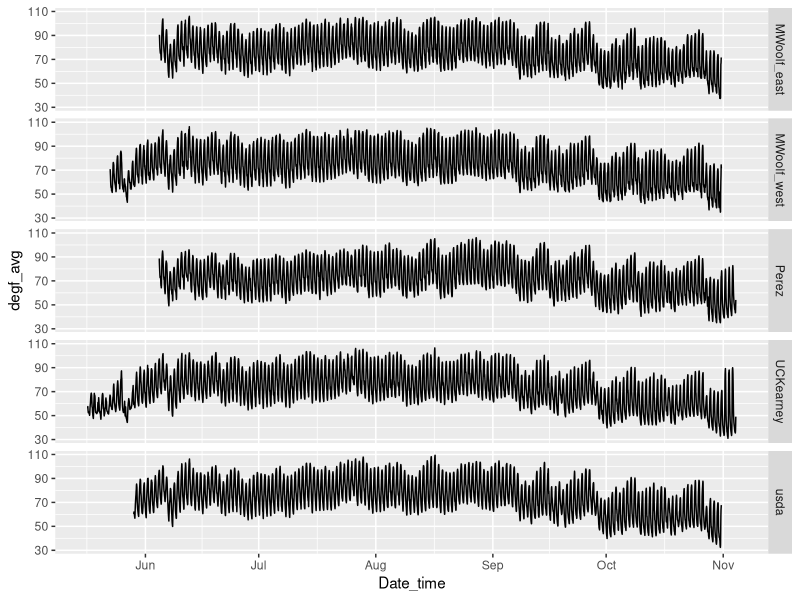
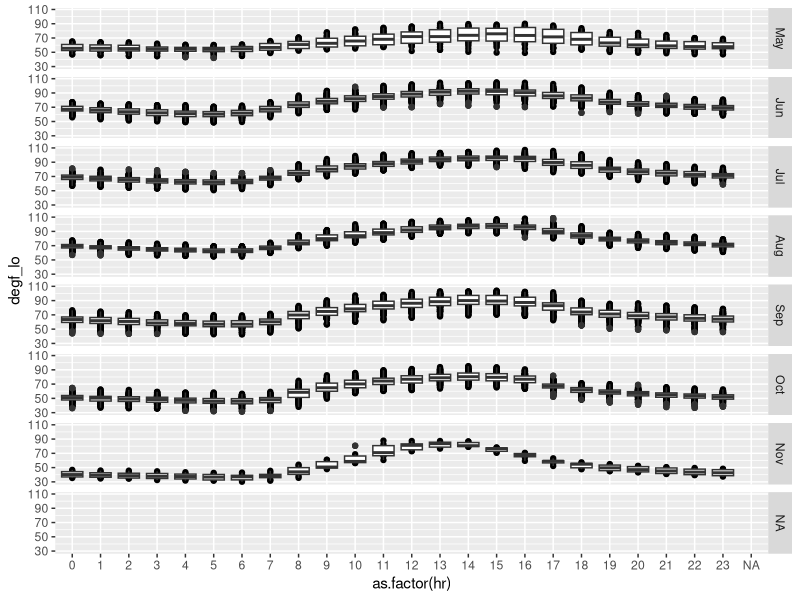
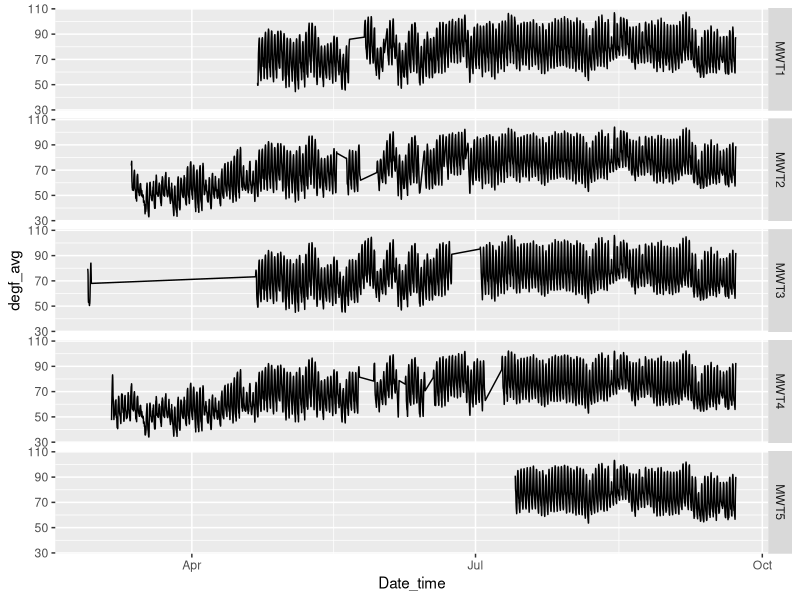
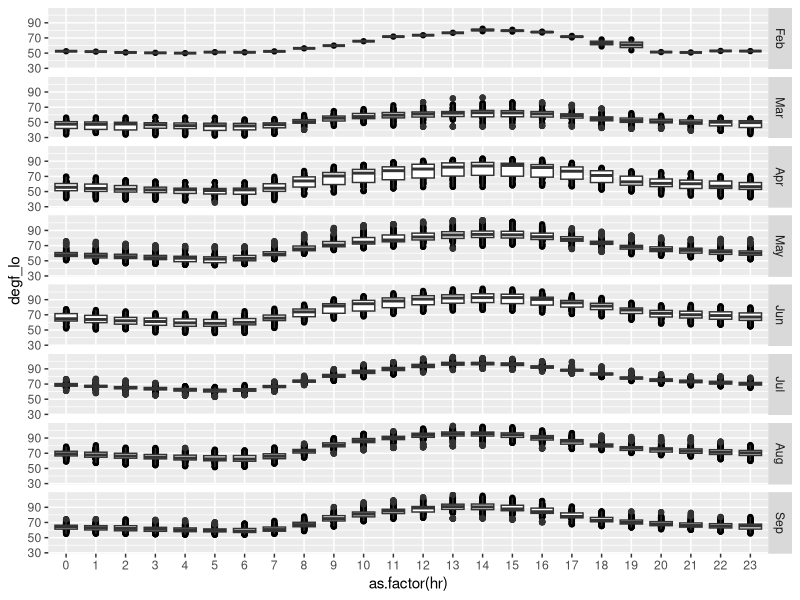

The R source for these figures, in order:
#===========================================================================#
# script1_temperature_variation.R
# 
# Examine variation in nightly temperatures, and determine the number of
# observations in a range relevant to shifting mating activity earler
#
#===========================================================================#


library(tidyverse)
library(lubridate)

#---------------------------------------------------------------------------
## Variation in 2019 data

alltemps19 <- readr::read_csv("./trapview_temps_degf_y19.csv")

ggplot(alltemps19, aes(x = Date_time, y = degf_avg)) +
  geom_line() +
  facet_grid(site ~ .)

# May is in 2 of the 6 data sets, nothing earlier

# May is in 2 of the 6 data sets, nothing earlier

# Examine by month in order to contrast and to expand the x-scale. In order
# to do that, get month and day of month as variables

alltemps19
# A tibble: 18,969 x 6
#   site      Date_time           degf_avg degf_lo degf_hi rh_avg
#   <chr>     <dttm>                 <dbl>   <dbl>   <dbl>  <dbl>
# 1 UCKearney 2019-05-16 17:00:00     56.1    55.4    56.8   83.0
# 2 UCKearney 2019-05-16 18:00:00     57.5    56.1    58.6   81.7

nightly_19 <- alltemps19 %>% # 18969 to 798
  mutate(mnth = month(Date_time, label = TRUE, abbr = TRUE),
         day_of_mnth = mday(Date_time)) %>% 
  group_by(site, mnth, day_of_mnth) %>% 
  summarise(degf_lo = min(degf_lo)) %>% 
  mutate(lt66 = ifelse(degf_lo < 66,1,0),
         lt52 = ifelse(degf_lo <= 52,1,0))

nightly_19 <- nightly_19[complete.cases(nightly_19), ]
  # drop a pesky row of NAs
unique(nightly_19$mnth)


monthly19 <- nightly_19 %>% 
  group_by(site,mnth) %>% 
  summarise(lt66 = sum(lt66),
            lt52 = sum(lt52),
            nObs = n(),
            pct_lt66 = 100*lt66/nObs,
            pct_lt52 = 100*lt52/nObs)

head(monthly19)
# A tibble: 6 x 7
# Groups:   site [2]
#   site        mnth   lt66  lt52  nObs pct_lt66 pct_lt52
#   <chr>       <ord> <dbl> <dbl> <int>    <dbl>    <dbl>
# 1 MWoolf_east Jun      19     0    27     70.4      0  
# 2 MWoolf_east Jul      23     0    31     74.2      0  
# 3 MWoolf_east Aug      22     0    31     71.0      0  

unique(monthly19$mnth)

tbl_lt66 <- monthly19 %>% 
  select(site,mnth,pct_lt66) %>% 
  pivot_wider(id_cols = site, 
              names_from = mnth, 
              values_from = pct_lt66,
              values_fill = 0)

tbl_lt66 <- tbl_lt66[,c(1,7,2:6,8)]
tbl_lt66
# A tibble: 5 x 8
# Groups:   site [5]
#   site          May   Jun   Jul   Aug   Sep   Oct   Nov
#   <chr>       <dbl> <dbl> <dbl> <dbl> <dbl> <dbl> <dbl>
# 1 MWoolf_east     0  70.4  74.2  71.0  96.7   100     0
# 2 MWoolf_west   100  90    83.9 100    96.7   100     0
# 3 Perez           0  92.6  96.8  74.2  93.3   100   100
# 4 UCKearney     100  86.7  80.6  80.6  96.7   100   100
# 5 usda          100  76.7  71.0  74.2  90     100     0

   # Entered top of range most nights, most sites

tbl_lt52 <- monthly19 %>% 
  select(site,mnth,pct_lt52) %>% 
  pivot_wider(id_cols = site, 
              names_from = mnth, 
              values_from = pct_lt52,
              values_fill = 0)

tbl_lt52 <- tbl_lt52[,c(1,7,2:6,8)]
tbl_lt52
# A tibble: 5 x 8
# Groups:   site [5]
#   site          May   Jun   Jul   Aug   Sep   Oct   Nov
#   <chr>       <dbl> <dbl> <dbl> <dbl> <dbl> <dbl> <dbl>
# 1 MWoolf_east   0    0     0        0  10    77.4     0
# 2 MWoolf_west  40    3.33  0        0  20    96.8     0
# 3 Perez         0   14.8   9.68     0  16.7  96.8   100
# 4 UCKearney    56.2  3.33  0        0  23.3 100     100
# 5 usda          0    3.33  0        0  26.7 100       0

# At lower end variable, cooler before June and after Aug

# Visualization of nighttime tempratures
alltemps19$hr = hour(alltemps19$Date_time)
alltemps19$mnth = month(alltemps19$Date_time, label = TRUE, abbr = TRUE)
alltemps19

ggplot(alltemps19, aes(x = as.factor(hr), y = degf_lo)) +
  geom_point() + 
  geom_boxplot() +
  facet_grid(mnth ~ .) 

#---------------------------------------------------------------------------
## Variation in 2020 data

alltemps20 <- readr::read_csv("./trapview_temps_degf_y20.csv")
head(alltemps20,2)
# A tibble: 2 x 6
#   Date_time           degf_avg degf_lo degf_hi rh_avg site 
#   <dttm>                 <dbl>   <dbl>   <dbl>  <dbl> <chr>
# 1 2020-04-22 02:00:00     51.5    50.2    52.5   90.3 MWT1 
# 2 2020-04-22 03:00:00     49.5    48.9    49.8   93.8 MWT1 

ggplot(alltemps20, aes(x = Date_time, y = degf_avg)) +
  geom_line() +
  facet_grid(site ~ .)
    # More holes in the data compared to 2018

alltemps20
# A tibble: 17,580 x 6
#   Date_time           degf_avg degf_lo degf_hi rh_avg site 
#   <dttm>                 <dbl>   <dbl>   <dbl>  <dbl> <chr>
# 1 2020-04-22 02:00:00     51.5    50.2    52.5   90.3 MWT1 
# 2 2020-04-22 03:00:00     49.5    48.9    49.8   93.8 MWT1

nightly_20 <- alltemps20 %>% # 18969 to 798
  mutate(mnth = month(Date_time, label = TRUE, abbr = TRUE),
         day_of_mnth = mday(Date_time)) %>% 
  group_by(site, mnth, day_of_mnth) %>% 
  summarise(degf_lo = min(degf_lo)) %>% 
  mutate(lt66 = ifelse(degf_lo < 66,1,0),
         lt52 = ifelse(degf_lo <= 52,1,0))

nightly_20 <- nightly_20[complete.cases(nightly_20), ]
# drop a pesky row of NAs
unique(nightly_20$mnth)


monthly20 <- nightly_20 %>% 
  group_by(site,mnth) %>% 
  summarise(lt66 = sum(lt66),
            lt52 = sum(lt52),
            nObs = n(),
            pct_lt66 = 100*lt66/nObs,
            pct_lt52 = 100*lt52/nObs)

head(monthly20)
# A tibble: 6 x 7
# Groups:   site [2]
#   site        mnth   lt66  lt52  nObs pct_lt66 pct_lt52
#   <chr>       <ord> <dbl> <dbl> <int>    <dbl>    <dbl>
# 1 MWoolf_east Jun      19     0    27     70.4      0  
# 2 MWoolf_east Jul      23     0    31     74.2      0  
# 3 MWoolf_east Aug      22     0    31     71.0      0  

unique(monthly20$mnth)

tbl_lt66 <- monthly20 %>% 
  select(site,mnth,pct_lt66) %>% 
  pivot_wider(id_cols = site, 
              names_from = mnth, 
              values_from = pct_lt66,
              values_fill = 0)

tbl_lt66 <- tbl_lt66[,c(1,7,2:6,8)]
tbl_lt66
# A tibble: 5 x 8
# Groups:   site [5]
#   site    Sep   Apr   May   Jun   Jul   Aug   Mar
#   <chr> <dbl> <dbl> <dbl> <dbl> <dbl> <dbl> <dbl>
# 1 MWT1   81.8   100  88.9  80    96.8  61.3     0
# 2 MWT2   95.5   100 100    86.7 100    74.2   100
# 3 MWT3   95.5   100  96.8  95.7  96.7  77.4     0
# 4 MWT4  100     100 100    96.3  96.3  77.4   100
# 5 MWT5   95.5     0   0     0    94.7  77.4     0

# Entered top of range most nights, most sites

tbl_lt52 <- monthly20 %>% 
  select(site,mnth,pct_lt52) %>% 
  pivot_wider(id_cols = site, 
              names_from = mnth, 
              values_from = pct_lt52,
              values_fill = 0)

tbl_lt52 <- tbl_lt52[,c(1:7)]
tbl_lt52
# A tibble: 5 x 7
# Groups:   site [5]
#   site    Apr   May   Jun   Jul   Aug   Sep
#   <chr> <dbl> <dbl> <dbl> <dbl> <dbl> <dbl>
# 1 MWT1   22.2  48.1  20       0  0        0
# 2 MWT2   70    48    16.7     0  0        0
# 3 MWT3   20    41.9  21.7     0  3.23     0
# 4 MWT4   70    48.1  18.5     0  0        0
# 5 MWT5    0     0     0       0  0        0

# At lower end variable, cooler before June and after Aug

# Visualization of nighttime tempratures
alltemps20$hr = hour(alltemps20$Date_time)
alltemps20$mnth = month(alltemps20$Date_time, label = TRUE, abbr = TRUE)
alltemps20

ggplot(alltemps20, aes(x = as.factor(hr), y = degf_lo)) +
  geom_point() + 
  geom_boxplot() +
  facet_grid(mnth ~ .) 



